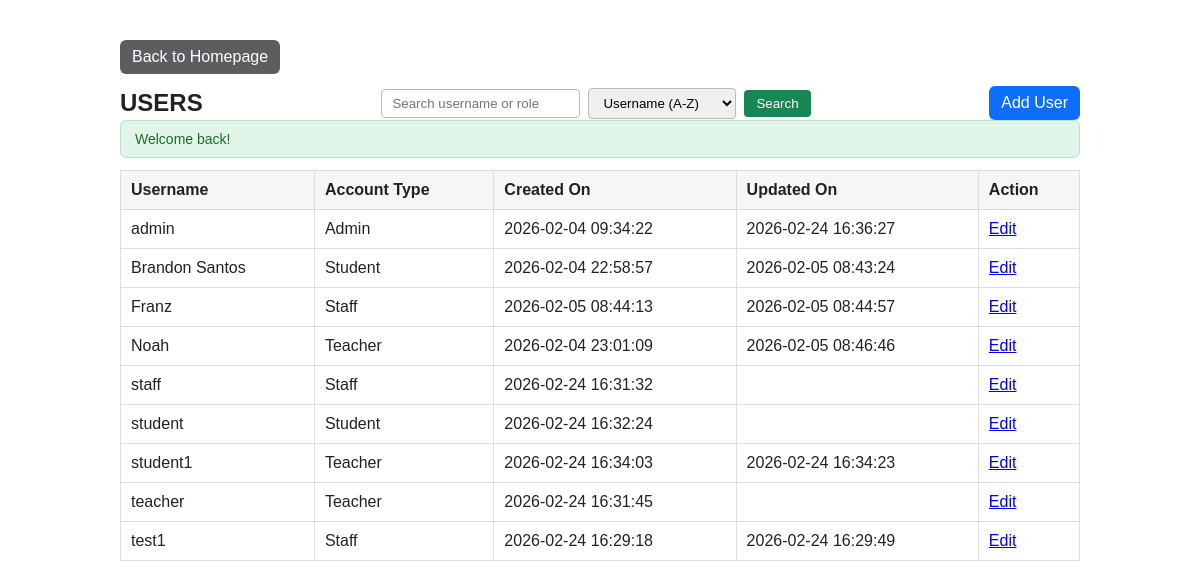
Page /users_list.php (signed in) on the committed database.
### tables this page shows
CREATE TABLE `users` (
  `id` int(11) NOT NULL,
  `username` varchar(50) NOT NULL,
  `password` varchar(255) NOT NULL,
  `account_type` enum('admin','staff','teacher','student') NOT NULL,
  `created_on` datetime DEFAULT current_timestamp(),
  `created_by` int(11) NOT NULL,
  `updated_on` datetime DEFAULT NULL,
  `updated_by` int(11) DEFAULT NULL
);

### auth.php (called while the page is built, shortened)
<?php
function get_flash_message(): ?array
{
    if (!empty($_SESSION['flash_message'])) {
        $flash = $_SESSION['flash_message'];
        return $flash;
    }
    return null;
}

### users_list.php (the view, shortened to what this page needs)
<?php
require_once 'auth.php';
require_once 'db.php';
$flash = get_flash_message();
$users = [];
$search = trim($_GET['q'] ?? '');
$sort = $_GET['sort'] ?? 'username';
$sortColumns = [
    'username' => 'username ASC',
    'account_type' => 'account_type ASC',
    'created' => 'created_on DESC',
    'updated' => 'updated_on DESC',
];
$orderSql = $sortColumns[$sort] ?? $sortColumns['username'];
$baseQuery = 'SELECT id, username, account_type, created_on, updated_on FROM users';
$sql = $baseQuery;
$sql .= ' ORDER BY ' . $orderSql;
$stmt = $conn->prepare($sql);
if ($stmt) {
    if ($stmt->execute()) {
        $result = $stmt->get_result();
        while ($row = $result->fetch_assoc()) {
            $users[] = $row;
        }
    } else {
        $loadError = 'Unable to load users.';
    }
} else {
    $loadError = 'Unable to load users.';
}
?>
<!DOCTYPE html>
<html lang="en">
<head>
</head>
<body>
    <div class="container">
        <div class="nav">
            <a class="btnhome" href="home.php">Back to Homepage</a>
        </div>
        <div class="toolbar">
            <h2>USERS</h2>
            <form class="search-form" method="get" action="users_list.php">
                <input type="text" name="q" placeholder="Search username or role" value="<?php echo htmlspecialchars($search, ENT_QUOTES); ?>">
                <select name="sort">
                    <?php
                        $labels = [
                            'username' => 'Username (A-Z)',
                            'account_type' => 'Account Type',
                            'created' => 'Newest Created',
                            'updated' => 'Recently Updated'
                        ];
                        foreach ($labels as $value => $label) {
                            $selected = ($value === ($sort ?? 'username')) ? 'selected' : '';
                            echo "<option value=\"{$value}\" {$selected}>{$label}</option>";
                        }
                    ?>
                </select>
                <button type="submit">Search</button>
            </form>
            <a class="btn" href="users_new.php">Add User</a>
        </div>
        <?php
        if ($flash): ?>
            <div class="alert <?php echo htmlspecialchars($flash['type'], ENT_QUOTES); ?>"><?php echo htmlspecialchars($flash['message'], ENT_QUOTES); ?></div>
        <?php endif; ?>
        <table>
            <tr>
                <th>Username</th>
                <th>Account Type</th>
                <th>Created On</th>
                <th>Updated On</th>
                <th>Action</th>
            </tr>
            <?php if (count($users) === 0): ?>
                <tr><td colspan="5" style="text-align:center;">No users found.</td></tr>
            <?php else: ?>
                <?php foreach ($users as $user): ?>
                    <tr>
                        <td><?php echo htmlspecialchars($user['username'], ENT_QUOTES); ?></td>
                        <td><?php echo htmlspecialchars(ucfirst($user['account_type']), ENT_QUOTES); ?></td>
                        <td><?php echo htmlspecialchars($user['created_on'], ENT_QUOTES); ?></td>
                        <td><?php echo htmlspecialchars($user['updated_on'], ENT_QUOTES); ?></td>
                        <td><a href="users_edit.php?id=<?php echo htmlspecialchars($user['id'], ENT_QUOTES); ?>">Edit</a></td>
                    </tr>
                <?php endforeach; ?>
            <?php endif; ?>
        </table>
    </div>
</body>
</html>

### users_list.php (style rules this page uses)
body { font-family: Arial, sans-serif; margin: 40px; color: #222; }
.container { max-width: 960px; margin: 0 auto; }
h2 { display: flex; justify-content: space-between; align-items: center; margin: 0; }
a.btn { display: inline-block; padding: 8px 12px; border-radius: 6px; text-decoration: none; color: #fff; background: #0d6efd; }
a.btnhome { display: inline-block; padding: 8px 12px; border-radius: 6px; text-decoration: none; color: #fff; background: #5c5d61; }
table { width: 100%; border-collapse: collapse; margin-top: 12px; }
th, td { border: 1px solid #ddd; padding: 10px; text-align: left; }
th { background: #f6f6f6; }
.nav { margin-bottom: 12px; }
.toolbar { display: flex; align-items: center; justify-content: space-between; gap: 16px; flex-wrap: wrap; }
.search-form { display: flex; flex-wrap: wrap; gap: 8px; align-items: center; }
.search-form input, .search-form select { padding: 6px 10px; border: 1px solid #bbb; border-radius: 4px; }
.search-form button { border: none; padding: 6px 12px; border-radius: 4px; background: #198754; color: #fff; cursor: pointer; }
.alert { padding: 10px 14px; border-radius: 6px; margin-bottom: 12px; font-size: 14px; }
.alert.success { background: #e2f5e9; color: #1b6b2c; border: 1px solid #b7e2c4; }

### rows in the picture
users: username "admin", account_type "Admin", created_on "2026-02-04 09:34:22", updated_on "2026-02-24 16:36:27"
users: username "Brandon Santos", account_type "Student", created_on "2026-02-04 22:58:57", updated_on "2026-02-05 08:43:24"
users: username "Franz", account_type "Staff", created_on "2026-02-05 08:44:13", updated_on "2026-02-05 08:44:57"
users: username "Noah", account_type "Teacher", created_on "2026-02-04 23:01:09", updated_on "2026-02-05 08:46:46"
users: username "staff", account_type "Staff", created_on "2026-02-24 16:31:32"
users: username "student", account_type "Student", created_on "2026-02-24 16:32:24"
users: username "student1", account_type "Teacher", created_on "2026-02-24 16:34:03", updated_on "2026-02-24 16:34:23"
users: username "teacher", account_type "Teacher", created_on "2026-02-24 16:31:45"
users: username "test1", account_type "Staff", created_on "2026-02-24 16:29:18", updated_on "2026-02-24 16:29:49"

### other values in the picture
$flash['message'] "Welcome back!"
form field sort "Username (A-Z)"
